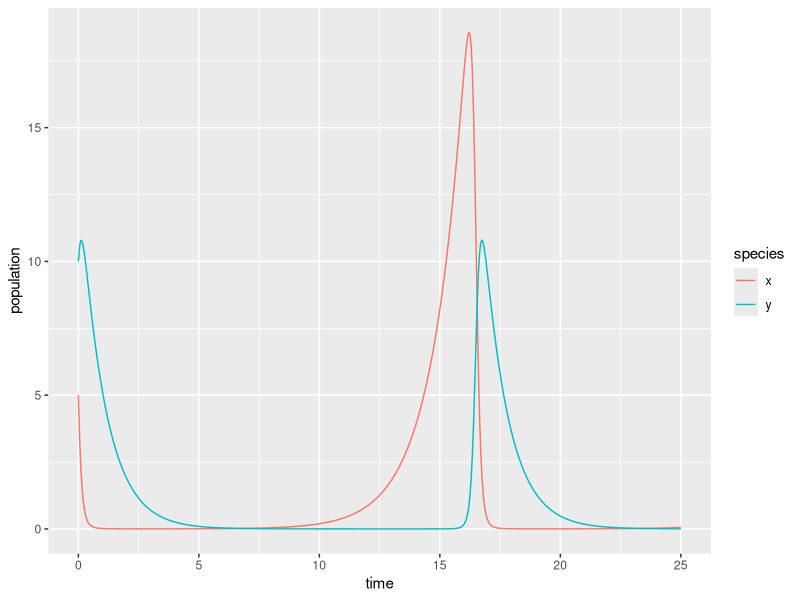

This figure's R source:
## ---- chunk 1
knitr::opts_chunk$set(echo = TRUE)
library(tidyverse)
library(deSolve)
library(kableExtra) ##camelcase is when uppercase is in the middle
## ---- chunk 2
# Create a sequence of times (days): 
time <- seq(0, 25, by = 0.05) ## this would be our approximations we would do by hand, which would be a ton!

# Set some parameter values (these can change - keep it in mind):
parameters <- c(alpha = .75, beta = 0.8, delta = 0.5, gamma = 1)

# Set the initial condition (prey and predator populations at t = 0).
# Recall: x = prey, y = predator
init_cond <- c(x = 5, y = 10)

# Prepare the series of differential equations as a function: 
lk_equations <- function(time, init_cond, parameters) {
  with(as.list(c(init_cond, parameters)), {
    dxdt = alpha * x - beta * x * y
    dydt = delta * x * y - gamma * y
    return(list(c(dxdt, dydt)))
  })
}

# Find the approximate the solution using `deSolve::ode()`:
approx_lk <- ode(y = init_cond, times = time, func = lk_equations, parms = parameters)

# Check the class: 
class(approx_lk)

# We really want this to be a data frame, and we want both prey (x) and predator (y) to be in the same column -- we'll learn why in EDS 221 (tidy data)
approx_lk_df <- data.frame(approx_lk) %>% 
  pivot_longer(cols = c(x,y), names_to = "species", values_to = "population")

# Plot it! 
ggplot(data = approx_lk_df, aes(x = time, y = population)) +
  geom_line(aes(color = species)) ##Looks continuous because our approximations are so close together
